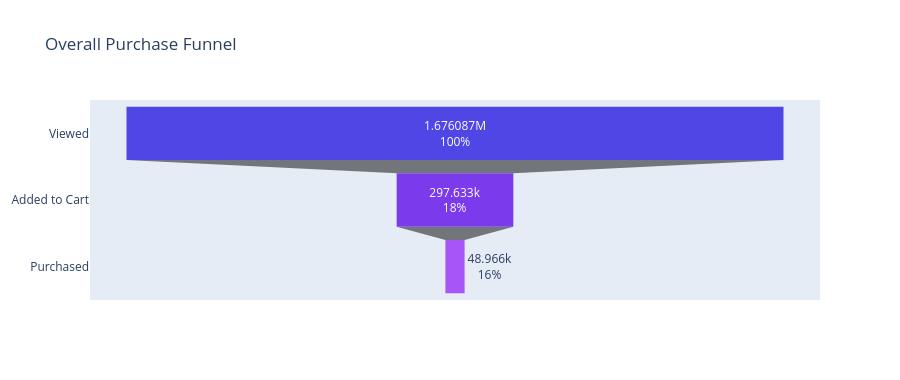

The notebook cell saved with this chart:
### Code cell
# core funnel query — how many sessions reached each stage?

funnel = duckdb.query("""
    WITH
    v AS (SELECT DISTINCT user_session FROM df WHERE event_type = 'view'),
    c AS (SELECT DISTINCT user_session FROM df WHERE event_type = 'cart'),
    p AS (SELECT DISTINCT user_session FROM df WHERE event_type = 'purchase')
    SELECT
        COUNT(DISTINCT v.user_session) AS viewed,
        COUNT(DISTINCT c.user_session) AS carted,
        COUNT(DISTINCT p.user_session) AS purchased
    FROM v
    LEFT JOIN c ON v.user_session = c.user_session
    LEFT JOIN p ON v.user_session = p.user_session""").df().iloc[0]

v2c = round(100 * funnel.carted    / funnel.viewed,  1)
c2p = round(100 * funnel.purchased / funnel.carted,  1)
cvr = round(100 * funnel.purchased / funnel.viewed,  1)

#chart
fig = go.Figure(go.Funnel(
    y = ['Viewed', 'Added to Cart', 'Purchased'],
    x = [int(funnel.viewed), int(funnel.carted), int(funnel.purchased)],
    textinfo = "value+percent previous",
    marker   = dict(color=['#4F46E5', '#7C3AED', '#A855F7'])))
fig.update_layout(title='Overall Purchase Funnel', height=380)
fig.show()

print(f"  Out of {int(funnel.viewed):,} sessions that viewed a product:")
print(f"  + Only {v2c}% added to cart")
print(f"  + Of those, only {c2p}% actually purchased")
print(f"  + Overall, just {cvr}% of all sessions result in a purchase")
print(f"  + That means {round(100-cvr,1)}% of potential buyers are being lost somewhere")

### Figure 1 — Plotly figure (JSON) as saved in the notebook; plotly's stock layout.template omitted (floating-point values rounded to 4 significant figures)
{"data": [{"marker": {"color": ["#4F46E5", "#7C3AED", "#A855F7"]}, "textinfo": "value+percent previous", "type": "funnel", "x": [1676087, 297633, 48966], "y": ["Viewed", "Added to Cart", "Purchased"]}], "layout": {"height": 380, "title": {"text": "Overall Purchase Funnel"}}}
